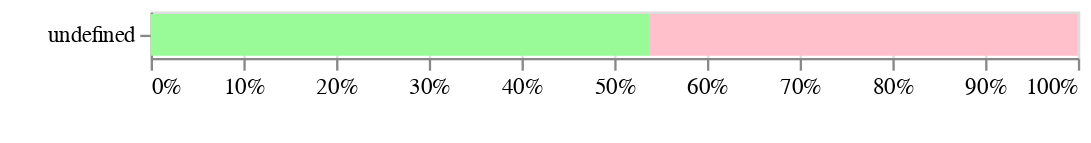

This figure's notebook cell:
### Code cell
alt.Chart(df_drives).mark_bar().encode(
    x=alt.X(' ', stack="normalize", sort=['L', 'F', 'R'], axis=alt.Axis(labels=False)),
    y='  :N',
    color = alt.condition(
        alt.datum.drive == 'F',
        alt.value('palegreen'), 
        alt.value('pink')
    )
)

### Figure 1 — Vega-Lite specification as saved in the notebook (floating-point values rounded to 4 significant figures)
{"config": {"view": {"continuousWidth": 400, "continuousHeight": 300}}, "data": {"name": "data-b274e23fc9591d2b980a553c544313f8"}, "mark": "bar", "encoding": {"color": {"condition": {"value": "palegreen", "test": "(datum.drive === 'F')"}, "value": "pink"}, "x": {"type": "quantitative", "field": " ", "sort": ["L", "F", "R"], "stack": "normalize"}, "y": {"type": "nominal", "field": "  "}}, "$schema": "https://vega.github.io/schema/vega-lite/v4.8.1.json", "datasets": {"data-b274e23fc9591d2b980a553c544313f8": [{"drive": "F", " ": 7}, {"drive": "R", " ": 6}]}}
